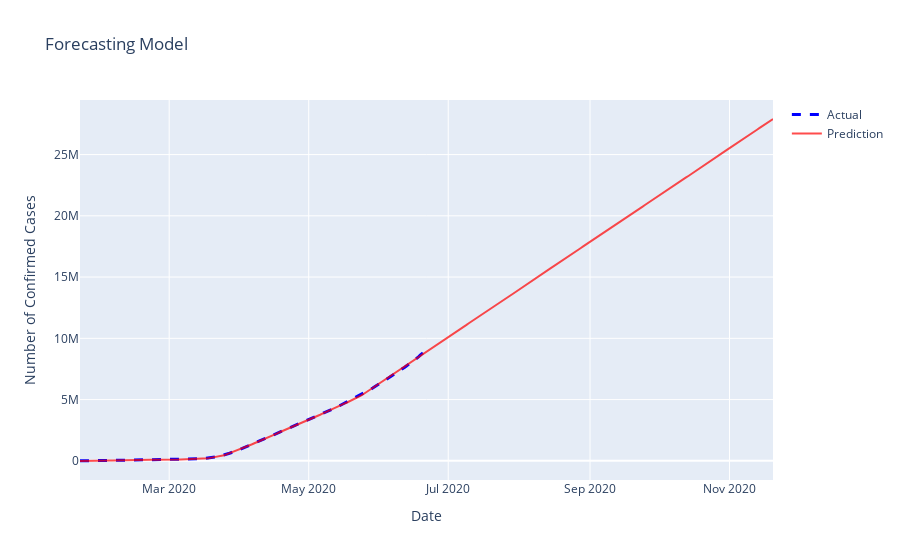

Notebook code for this chart:
### Code cell
# Plotting Forecast
prediction_fig = go.Figure() 
prediction_fig.add_trace(go.Scatter(
                x= time_series_data.ds,
                y= time_series_data.y,
                name = "Actual",
                opacity= 1,
                line=dict(color='blue', width=3, dash='dash')))
prediction_fig.add_trace(go.Scatter(
                x= forecast_full.index,
                y= forecast_full.yhat,
                name = "Prediction",
                mode = "lines",
                opacity= 0.7,
                line=dict(color='red', width=2)))
prediction_fig.update_layout(title='Forecasting Model', xaxis_title="Date", yaxis_title="Number of Confirmed Cases")

prediction_fig.show()

### Figure 1 — Plotly figure (JSON) as saved in the notebook; plotly's stock layout.template omitted (floating-point values rounded to 4 significant figures; data arrays with more than 128 entries replaced by an {"elided": "..."} marker saying what was removed)
{"data": [{"line": {"color": "blue", "dash": "dash", "width": 3}, "name": "Actual", "opacity": 1, "type": "scatter", "x": {"elided": "154 str values"}, "y": {"elided": "154 int values"}}, {"line": {"color": "red", "width": 2}, "mode": "lines", "name": "Prediction", "opacity": 0.7, "type": "scatter", "x": {"elided": "304 str values"}, "y": {"elided": "304 float values"}}], "layout": {"title": {"text": "Forecasting Model"}, "xaxis": {"title": {"text": "Date"}}, "yaxis": {"title": {"text": "Number of Confirmed Cases"}}}}
